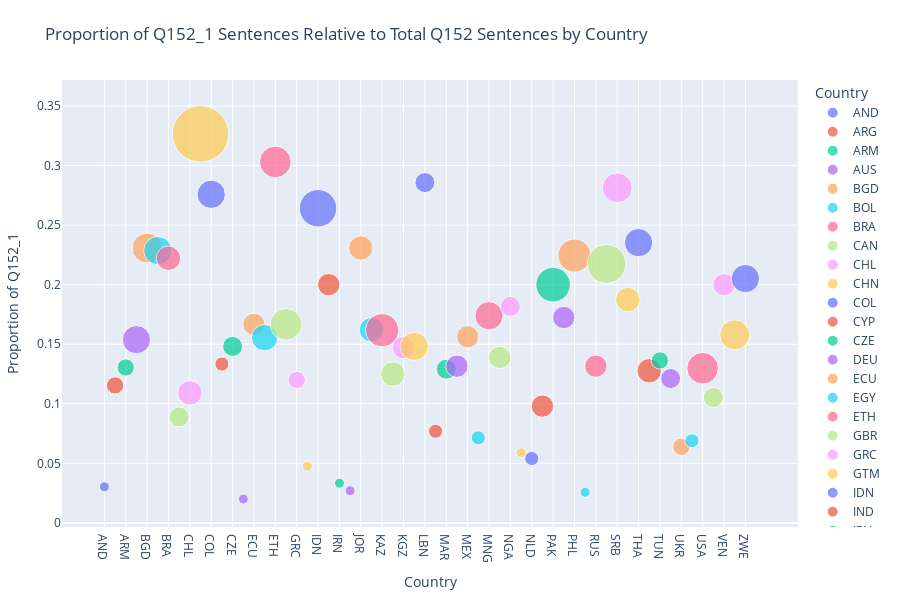

Notebook code cell kept with this figure:
### Code cell
## (Visualization -I) ##

# This code filters predicted Q152-related labels from the predictions dataset,
# calculates sentence counts and proportions of given response per country,
# prepares the data for ordered plotting,
# then creates and displays a scatter plot showing the proportion of Q152_1 sentences relative to total Q152 sentences by country,
# with point sizes representing sentence counts, x-axis showing the countries and y-axis the proportion of given response to total count responses.

%run visualize_preds_props.py

### Figure 1 — Plotly figure (JSON) as saved in the notebook; plotly's stock layout.template omitted (floating-point values rounded to 4 significant figures)
{"data": [{"hovertemplate": "<b>%{hovertext}</b><br><br>Country=%{x}<br>Proportion of Q152_1=%{y}<br>Sentence Count=%{marker.size}<extra></extra>", "hovertext": ["AND"], "legendgroup": "AND", "marker": {"color": "#636efa", "size": [1], "sizemode": "area", "sizeref": 0.02, "symbol": "circle"}, "mode": "markers", "name": "AND", "orientation": "v", "showlegend": true, "type": "scatter", "x": ["AND"], "xaxis": "x", "y": [0.0303], "yaxis": "y"}, {"hovertemplate": "<b>%{hovertext}</b><br><br>Country=%{x}<br>Proportion of Q152_1=%{y}<br>Sentence Count=%{marker.size}<extra></extra>", "hovertext": ["ARG"], "legendgroup": "ARG", "marker": {"color": "#EF553B", "size": [3], "sizemode": "area", "sizeref": 0.02, "symbol": "circle"}, "mode": "markers", "name": "ARG", "orientation": "v", "showlegend": true, "type": "scatter", "x": ["ARG"], "xaxis": "x", "y": [0.1154], "yaxis": "y"}, {"hovertemplate": "<b>%{hovertext}</b><br><br>Country=%{x}<br>Proportion of Q152_1=%{y}<br>Sentence Count=%{marker.size}<extra></extra>", "hovertext": ["ARM"], "legendgroup": "ARM", "marker": {"color": "#00cc96", "size": [3], "sizemode": "area", "sizeref": 0.02, "symbol": "circle"}, "mode": "markers", "name": "ARM", "orientation": "v", "showlegend": true, "type": "scatter", "x": ["ARM"], "xaxis": "x", "y": [0.1304], "yaxis": "y"}, {"hovertemplate": "<b>%{hovertext}</b><br><br>Country=%{x}<br>Proportion of Q152_1=%{y}<br>Sentence Count=%{marker.size}<extra></extra>", "hovertext": ["AUS"], "legendgroup": "AUS", "marker": {"color": "#ab63fa", "size": [8], "sizemode": "area", "sizeref": 0.02, "symbol": "circle"}, "mode": "markers", "name": "AUS", "orientation": "v", "showlegend": true, "type": "scatter", "x": ["AUS"], "xaxis": "x", "y": [0.1538], "yaxis": "y"}, {"hovertemplate": "<b>%{hovertext}</b><br><br>Country=%{x}<br>Proportion of Q152_1=%{y}<br>Sentence Count=%{marker.size}<extra></extra>", "hovertext": ["BGD"], "legendgroup": "BGD", "marker": {"color": "#FFA15A", "size": [9], "sizemode": "area", "sizeref": 0.02, "symbol": "circle"}, "mode": "markers", "name": "BGD", "orientation": "v", "showlegend": true, "type": "scatter", "x": ["BGD"], "xaxis": "x", "y": [0.2308], "yaxis": "y"}, {"hovertemplate": "<b>%{hovertext}</b><br><br>Country=%{x}<br>Proportion of Q152_1=%{y}<br>Sentence Count=%{marker.size}<extra></extra>", "hovertext": ["BOL"], "legendgroup": "BOL", "marker": {"color": "#19d3f3", "size": [8], "sizemode": "area", "sizeref": 0.02, "symbol": "circle"}, "mode": "markers", "name": "BOL", "orientation": "v", "showlegend": true, "type": "scatter", "x": ["BOL"], "xaxis": "x", "y": [0.2286], "yaxis": "y"}, {"hovertemplate": "<b>%{hovertext}</b><br><br>Country=%{x}<br>Proportion of Q152_1=%{y}<br>Sentence Count=%{marker.size}<extra></extra>", "hovertext": ["BRA"], "legendgroup": "BRA", "marker": {"color": "#FF6692", "size": [6], "sizemode": "area", "sizeref": 0.02, "symbol": "circle"}, "mode": "markers", "name": "BRA", "orientation": "v", "showlegend": true, "type": "scatter", "x": ["BRA"], "xaxis": "x", "y": [0.2222], "yaxis": "y"}, {"hovertemplate": "<b>%{hovertext}</b><br><br>Country=%{x}<br>Proportion of Q152_1=%{y}<br>Sentence Count=%{marker.size}<extra></extra>", "hovertext": ["CAN"], "legendgroup": "CAN", "marker": {"color": "#B6E880", "size": [4], "sizemode": "area", "sizeref": 0.02, "symbol": "circle"}, "mode": "markers", "name": "CAN", "orientation": "v", "showlegend": true, "type": "scatter", "x": ["CAN"], "xaxis": "x", "y": [0.08889], "yaxis": "y"}, {"hovertemplate": "<b>%{hovertext}</b><br><br>Country=%{x}<br>Proportion of Q152_1=%{y}<br>Sentence Count=%{marker.size}<extra></extra>", "hovertext": ["CHL"], "legendgroup": "CHL", "marker": {"color": "#FF97FF", "size": [6], "sizemode": "area", "sizeref": 0.02, "symbol": "circle"}, "mode": "markers", "name": "CHL", "orientation": "v", "showlegend": true, "type": "scatter", "x": ["CHL"], "xaxis": "x", "y": [0.1091], "yaxis": "y"}, {"hovertemplate": "<b>%{hovertext}</b><br><br>Country=%{x}<br>Proportion of Q152_1=%{y}<br>Sentence Count=%{marker.size}<extra></extra>", "hovertext": ["CHN"], "legendgroup": "CHN", "marker": {"color": "#FECB52", "size": [32], "sizemode": "area", "sizeref": 0.02, "symbol": "circle"}, "mode": "markers", "name": "CHN", "orientation": "v", "showlegend": true, "type": "scatter", "x": ["CHN"], "xaxis": "x", "y": [0.3265], "yaxis": "y"}, {"hovertemplate": "<b>%{hovertext}</b><br><br>Country=%{x}<br>Proportion of Q152_1=%{y}<br>Sentence Count=%{marker.size}<extra></extra>", "hovertext": ["COL"], "legendgroup": "COL", "marker": {"color": "#636efa", "size": [8], "sizemode": "area", "sizeref": 0.02, "symbol": "circle"}, "mode": "markers", "name": "COL", "orientation": "v", "showlegend": true, "type": "scatter", "x": ["COL"], "xaxis": "x", "y": [0.2759], "yaxis": "y"}, {"hovertemplate": "<b>%{hovertext}</b><br><br>Country=%{x}<br>Proportion of Q152_1=%{y}<br>Sentence Count=%{marker.size}<extra></extra>", "hovertext": ["CYP"], "legendgroup": "CYP", "marker": {"color": "#EF553B", "size": [2], "sizemode": "area", "sizeref": 0.02, "symbol": "circle"}, "mode": "markers", "name": "CYP", "orientation": "v", "showlegend": true, "type": "scatter", "x": ["CYP"], "xaxis": "x", "y": [0.1333], "yaxis": "y"}, {"hovertemplate": "<b>%{hovertext}</b><br><br>Country=%{x}<br>Proportion of Q152_1=%{y}<br>Sentence Count=%{marker.size}<extra></extra>", "hovertext": ["CZE"], "legendgroup": "CZE", "marker": {"color": "#00cc96", "size": [4], "sizemode": "area", "sizeref": 0.02, "symbol": "circle"}, "mode": "markers", "name": "CZE", "orientation": "v", "showlegend": true, "type": "scatter", "x": ["CZE"], "xaxis": "x", "y": [0.1481], "yaxis": "y"}, {"hovertemplate": "<b>%{hovertext}</b><br><br>Country=%{x}<br>Proportion of Q152_1=%{y}<br>Sentence Count=%{marker.size}<extra></extra>", "hovertext": ["DEU"], "legendgroup": "DEU", "marker": {"color": "#ab63fa", "size": [1], "sizemode": "area", "sizeref": 0.02, "symbol": "circle"}, "mode": "markers", "name": "DEU", "orientation": "v", "showlegend": true, "type": "scatter", "x": ["DEU"], "xaxis": "x", "y": [0.02], "yaxis": "y"}, {"hovertemplate": "<b>%{hovertext}</b><br><br>Country=%{x}<br>Proportion of Q152_1=%{y}<br>Sentence Count=%{marker.size}<extra></extra>", "hovertext": ["ECU"], "legendgroup": "ECU", "marker": {"color": "#FFA15A", "size": [5], "sizemode": "area", "sizeref": 0.02, "symbol": "circle"}, "mode": "markers", "name": "ECU", "orientation": "v", "showlegend": true, "type": "scatter", "x": ["ECU"], "xaxis": "x", "y": [0.1667], "yaxis": "y"}, {"hovertemplate": "<b>%{hovertext}</b><br><br>Country=%{x}<br>Proportion of Q152_1=%{y}<br>Sentence Count=%{marker.size}<extra></extra>", "hovertext": ["EGY"], "legendgroup": "EGY", "marker": {"color": "#19d3f3", "size": [7], "sizemode": "area", "sizeref": 0.02, "symbol": "circle"}, "mode": "markers", "name": "EGY", "orientation": "v", "showlegend": true, "type": "scatter", "x": ["EGY"], "xaxis": "x", "y": [0.1556], "yaxis": "y"}, {"hovertemplate": "<b>%{hovertext}</b><br><br>Country=%{x}<br>Proportion of Q152_1=%{y}<br>Sentence Count=%{marker.size}<extra></extra>", "hovertext": ["ETH"], "legendgroup": "ETH", "marker": {"color": "#FF6692", "size": [10], "sizemode": "area", "sizeref": 0.02, "symbol": "circle"}, "mode": "markers", "name": "ETH", "orientation": "v", "showlegend": true, "type": "scatter", "x": ["ETH"], "xaxis": "x", "y": [0.303], "yaxis": "y"}, {"hovertemplate": "<b>%{hovertext}</b><br><br>Country=%{x}<br>Proportion of Q152_1=%{y}<br>Sentence Count=%{marker.size}<extra></extra>", "hovertext": ["GBR"], "legendgroup": "GBR", "marker": {"color": "#B6E880", "size": [10], "sizemode": "area", "sizeref": 0.02, "symbol": "circle"}, "mode": "markers", "name": "GBR", "orientation": "v", "showlegend": true, "type": "scatter", "x": ["GBR"], "xaxis": "x", "y": [0.1667], "yaxis": "y"}, {"hovertemplate": "<b>%{hovertext}</b><br><br>Country=%{x}<br>Proportion of Q152_1=%{y}<br>Sentence Count=%{marker.size}<extra></extra>", "hovertext": ["GRC"], "legendgroup": "GRC", "marker": {"color": "#FF97FF", "size": [3], "sizemode": "area", "sizeref": 0.02, "symbol": "circle"}, "mode": "markers", "name": "GRC", "orientation": "v", "showlegend": true, "type": "scatter", "x": ["GRC"], "xaxis": "x", "y": [0.12], "yaxis": "y"}, {"hovertemplate": "<b>%{hovertext}</b><br><br>Country=%{x}<br>Proportion of Q152_1=%{y}<br>Sentence Count=%{marker.size}<extra></extra>", "hovertext": ["GTM"], "legendgroup": "GTM", "marker": {"color": "#FECB52", "size": [1], "sizemode": "area", "sizeref": 0.02, "symbol": "circle"}, "mode": "markers", "name": "GTM", "orientation": "v", "showlegend": true, "type": "scatter", "x": ["GTM"], "xaxis": "x", "y": [0.04762], "yaxis": "y"}, {"hovertemplate": "<b>%{hovertext}</b><br><br>Country=%{x}<br>Proportion of Q152_1=%{y}<br>Sentence Count=%{marker.size}<extra></extra>", "hovertext": ["IDN"], "legendgroup": "IDN", "marker": {"color": "#636efa", "size": [14], "sizemode": "area", "sizeref": 0.02, "symbol": "circle"}, "mode": "markers", "name": "IDN", "orientation": "v", "showlegend": true, "type": "scatter", "x": ["IDN"], "xaxis": "x", "y": [0.2642], "yaxis": "y"}, {"hovertemplate": "<b>%{hovertext}</b><br><br>Country=%{x}<br>Proportion of Q152_1=%{y}<br>Sentence Count=%{marker.size}<extra></extra>", "hovertext": ["IND"], "legendgroup": "IND", "marker": {"color": "#EF553B", "size": [5], "sizemode": "area", "sizeref": 0.02, "symbol": "circle"}, "mode": "markers", "name": "IND", "orientation": "v", "showlegend": true, "type": "scatter", "x": ["IND"], "xaxis": "x", "y": [0.2], "yaxis": "y"}, {"hovertemplate": "<b>%{hovertext}</b><br><br>Country=%{x}<br>Proportion of Q152_1=%{y}<br>Sentence Count=%{marker.size}<extra></extra>", "hovertext": ["IRN"], "legendgroup": "IRN", "marker": {"color": "#00cc96", "size": [1], "sizemode": "area", "sizeref": 0.02, "symbol": "circle"}, "mode": "markers", "name": "IRN", "orientation": "v", "showlegend": true, "type": "scatter", "x": ["IRN"], "xaxis": "x", "y": [0.03333], "yaxis": "y"}, {"hovertemplate": "<b>%{hovertext}</b><br><br>Country=%{x}<br>Proportion of Q152_1=%{y}<br>Sentence Count=%{marker.size}<extra></extra>", "hovertext": ["IRQ"], "legendgroup": "IRQ", "marker": {"color": "#ab63fa", "size": [1], "sizemode": "area", "sizeref": 0.02, "symbol": "circle"}, "mode": "markers", "name": "IRQ", "orientation": "v", "showlegend": true, "type": "scatter", "x": ["IRQ"], "xaxis": "x", "y": [0.02703], "yaxis": "y"}, {"hovertemplate": "<b>%{hovertext}</b><br><br>Country=%{x}<br>Proportion of Q152_1=%{y}<br>Sentence Count=%{marker.size}<extra></extra>", "hovertext": ["JOR"], "legendgroup": "JOR", "marker": {"color": "#FFA15A", "size": [6], "sizemode": "area", "sizeref": 0.02, "symbol": "circle"}, "mode": "markers", "name": "JOR", "orientation": "v", "showlegend": true, "type": "scatter", "x": ["JOR"], "xaxis": "x", "y": [0.2308], "yaxis": "y"}, {"hovertemplate": "<b>%{hovertext}</b><br><br>Country=%{x}<br>Proportion of Q152_1=%{y}<br>Sentence Count=%{marker.size}<extra></extra>", "hovertext": ["JPN"], "legendgroup": "JPN", "marker": {"color": "#19d3f3", "size": [6], "sizemode": "area", "sizeref": 0.02, "symbol": "circle"}, "mode": "markers", "name": "JPN", "orientation": "v", "showlegend": true, "type": "scatter", "x": ["JPN"], "xaxis": "x", "y": [0.1622], "yaxis": "y"}, {"hovertemplate": "<b>%{hovertext}</b><br><br>Country=%{x}<br>Proportion of Q152_1=%{y}<br>Sentence Count=%{marker.size}<extra></extra>", "hovertext": ["KAZ"], "legendgroup": "KAZ", "marker": {"color": "#FF6692", "size": [11], "sizemode": "area", "sizeref": 0.02, "symbol": "circle"}, "mode": "markers", "name": "KAZ", "orientation": "v", "showlegend": true, "type": "scatter", "x": ["KAZ"], "xaxis": "x", "y": [0.1618], "yaxis": "y"}, {"hovertemplate": "<b>%{hovertext}</b><br><br>Country=%{x}<br>Proportion of Q152_1=%{y}<br>Sentence Count=%{marker.size}<extra></extra>", "hovertext": ["KEN"], "legendgroup": "KEN", "marker": {"color": "#B6E880", "size": [6], "sizemode": "area", "sizeref": 0.02, "symbol": "circle"}, "mode": "markers", "name": "KEN", "orientation": "v", "showlegend": true, "type": "scatter", "x": ["KEN"], "xaxis": "x", "y": [0.125], "yaxis": "y"}, {"hovertemplate": "<b>%{hovertext}</b><br><br>Country=%{x}<br>Proportion of Q152_1=%{y}<br>Sentence Count=%{marker.size}<extra></extra>", "hovertext": ["KGZ"], "legendgroup": "KGZ", "marker": {"color": "#FF97FF", "size": [5], "sizemode": "area", "sizeref": 0.02, "symbol": "circle"}, "mode": "markers", "name": "KGZ", "orientation": "v", "showlegend": true, "type": "scatter", "x": ["KGZ"], "xaxis": "x", "y": [0.1471], "yaxis": "y"}, {"hovertemplate": "<b>%{hovertext}</b><br><br>Country=%{x}<br>Proportion of Q152_1=%{y}<br>Sentence Count=%{marker.size}<extra></extra>", "hovertext": ["KOR"], "legendgroup": "KOR", "marker": {"color": "#FECB52", "size": [8], "sizemode": "area", "sizeref": 0.02, "symbol": "circle"}, "mode": "markers", "name": "KOR", "orientation": "v", "showlegend": true, "type": "scatter", "x": ["KOR"], "xaxis": "x", "y": [0.1481], "yaxis": "y"}, {"hovertemplate": "<b>%{hovertext}</b><br><br>Country=%{x}<br>Proportion of Q152_1=%{y}<br>Sentence Count=%{marker.size}<extra></extra>", "hovertext": ["LBN"], "legendgroup": "LBN", "marker": {"color": "#636efa", "size": [4], "sizemode": "area", "sizeref": 0.02, "symbol": "circle"}, "mode": "markers", "name": "LBN", "orientation": "v", "showlegend": true, "type": "scatter", "x": ["LBN"], "xaxis": "x", "y": [0.2857], "yaxis": "y"}, {"hovertemplate": "<b>%{hovertext}</b><br><br>Country=%{x}<br>Proportion of Q152_1=%{y}<br>Sentence Count=%{marker.size}<extra></extra>", "hovertext": ["LBY"], "legendgroup": "LBY", "marker": {"color": "#EF553B", "size": [2], "sizemode": "area", "sizeref": 0.02, "symbol": "circle"}, "mode": "markers", "name": "LBY", "orientation": "v", "showlegend": true, "type": "scatter", "x": ["LBY"], "xaxis": "x", "y": [0.07692], "yaxis": "y"}, {"hovertemplate": "<b>%{hovertext}</b><br><br>Country=%{x}<br>Proportion of Q152_1=%{y}<br>Sentence Count=%{marker.size}<extra></extra>", "hovertext": ["MAR"], "legendgroup": "MAR", "marker": {"color": "#00cc96", "size": [4], "sizemode": "area", "sizeref": 0.02, "symbol": "circle"}, "mode": "markers", "name": "MAR", "orientation": "v", "showlegend": true, "type": "scatter", "x": ["MAR"], "xaxis": "x", "y": [0.129], "yaxis": "y"}, {"hovertemplate": "<b>%{hovertext}</b><br><br>Country=%{x}<br>Proportion of Q152_1=%{y}<br>Sentence Count=%{marker.size}<extra></extra>", "hovertext": ["MDV"], "legendgroup": "MDV", "marker": {"color": "#ab63fa", "size": [5], "sizemode": "area", "sizeref": 0.02, "symbol": "circle"}, "mode": "markers", "name": "MDV", "orientation": "v", "showlegend": true, "type": "scatter", "x": ["MDV"], "xaxis": "x", "y": [0.1316], "yaxis": "y"}, {"hovertemplate": "<b>%{hovertext}</b><br><br>Country=%{x}<br>Proportion of Q152_1=%{y}<br>Sentence Count=%{marker.size}<extra></extra>", "hovertext": ["MEX"], "legendgroup": "MEX", "marker": {"color": "#FFA15A", "size": [5], "sizemode": "area", "sizeref": 0.02, "symbol": "circle"}, "mode": "markers", "name": "MEX", "orientation": "v", "showlegend": true, "type": "scatter", "x": ["MEX"], "xaxis": "x", "y": [0.1562], "yaxis": "y"}, {"hovertemplate": "<b>%{hovertext}</b><br><br>Country=%{x}<br>Proportion of Q152_1=%{y}<br>Sentence Count=%{marker.size}<extra></extra>", "hovertext": ["MMR"], "legendgroup": "MMR", "marker": {"color": "#19d3f3", "size": [2], "sizemode": "area", "sizeref": 0.02, "symbol": "circle"}, "mode": "markers", "name": "MMR", "orientation": "v", "showlegend": true, "type": "scatter", "x": ["MMR"], "xaxis": "x", "y": [0.07143], "yaxis": "y"}, {"hovertemplate": "<b>%{hovertext}</b><br><br>Country=%{x}<br>Proportion of Q152_1=%{y}<br>Sentence Count=%{marker.size}<extra></extra>", "hovertext": ["MNG"], "legendgroup": "MNG", "marker": {"color": "#FF6692", "size": [8], "sizemode": "area", "sizeref": 0.02, "symbol": "circle"}, "mode": "markers", "name": "MNG", "orientation": "v", "showlegend": true, "type": "scatter", "x": ["MNG"], "xaxis": "x", "y": [0.1739], "yaxis": "y"}, {"hovertemplate": "<b>%{hovertext}</b><br><br>Country=%{x}<br>Proportion of Q152_1=%{y}<br>Sentence Count=%{marker.size}<extra></extra>", "hovertext": ["MYS"], "legendgroup": "MYS", "marker": {"color": "#B6E880", "size": [5], "sizemode": "area", "sizeref": 0.02, "symbol": "circle"}, "mode": "markers", "name": "MYS", "orientation": "v", "showlegend": true, "type": "scatter", "x": ["MYS"], "xaxis": "x", "y": [0.1389], "yaxis": "y"}, {"hovertemplate": "<b>%{hovertext}</b><br><br>Country=%{x}<br>Proportion of Q152_1=%{y}<br>Sentence Count=%{marker.size}<extra></extra>", "hovertext": ["NGA"], "legendgroup": "NGA", "marker": {"color": "#FF97FF", "size": [4], "sizemode": "area", "sizeref": 0.02, "symbol": "circle"}, "mode": "markers", "name": "NGA", "orientation": "v", "showlegend": true, "type": "scatter", "x": ["NGA"], "xaxis": "x", "y": [0.1818], "yaxis": "y"}, {"hovertemplate": "<b>%{hovertext}</b><br><br>Country=%{x}<br>Proportion of Q152_1=%{y}<br>Sentence Count=%{marker.size}<extra></extra>", "hovertext": ["NIC"], "legendgroup": "NIC", "marker": {"color": "#FECB52", "size": [1], "sizemode": "area", "sizeref": 0.02, "symbol": "circle"}, "mode": "markers", "name": "NIC", "orientation": "v", "showlegend": true, "type": "scatter", "x": ["NIC"], "xaxis": "x", "y": [0.05882], "yaxis": "y"}, {"hovertemplate": "<b>%{hovertext}</b><br><br>Country=%{x}<br>Proportion of Q152_1=%{y}<br>Sentence Count=%{marker.size}<extra></extra>", "hovertext": ["NLD"], "legendgroup": "NLD", "marker": {"color": "#636efa", "size": [2], "sizemode": "area", "sizeref": 0.02, "symbol": "circle"}, "mode": "markers", "name": "NLD", "orientation": "v", "showlegend": true, "type": "scatter", "x": ["NLD"], "xaxis": "x", "y": [0.05405], "yaxis": "y"}, {"hovertemplate": "<b>%{hovertext}</b><br><br>Country=%{x}<br>Proportion of Q152_1=%{y}<br>Sentence Count=%{marker.size}<extra></extra>", "hovertext": ["NZL"], "legendgroup": "NZL", "marker": {"color": "#EF553B", "size": [5], "sizemode": "area", "sizeref": 0.02, "symbol": "circle"}, "mode": "markers", "name": "NZL", "orientation": "v", "showlegend": true, "type": "scatter", "x": ["NZL"], "xaxis": "x", "y": [0.09804], "yaxis": "y"}, {"hovertemplate": "<b>%{hovertext}</b><br><br>Country=%{x}<br>Proportion of Q152_1=%{y}<br>Sentence Count=%{marker.size}<extra></extra>", "hovertext": ["PAK"], "legendgroup": "PAK", "marker": {"color": "#00cc96", "size": [12], "sizemode": "area", "sizeref": 0.02, "symbol": "circle"}, "mode": "markers", "name": "PAK", "orientation": "v", "showlegend": true, "type": "scatter", "x": ["PAK"], "xaxis": "x", "y": [0.2], "yaxis": "y"}, {"hovertemplate": "<b>%{hovertext}</b><br><br>Country=%{x}<br>Proportion of Q152_1=%{y}<br>Sentence Count=%{marker.size}<extra></extra>", "hovertext": ["PER"], "legendgroup": "PER", "marker": {"color": "#ab63fa", "size": [5], "sizemode": "area", "sizeref": 0.02, "symbol": "circle"}, "mode": "markers", "name": "PER", "orientation": "v", "showlegend": true, "type": "scatter", "x": ["PER"], "xaxis": "x", "y": [0.1724], "yaxis": "y"}, {"hovertemplate": "<b>%{hovertext}</b><br><br>Country=%{x}<br>Proportion of Q152_1=%{y}<br>Sentence Count=%{marker.size}<extra></extra>", "hovertext": ["PHL"], "legendgroup": "PHL", "marker": {"color": "#FFA15A", "size": [11], "sizemode": "area", "sizeref": 0.02, "symbol": "circle"}, "mode": "markers", "name": "PHL", "orientation": "v", "showlegend": true, "type": "scatter", "x": ["PHL"], "xaxis": "x", "y": [0.2245], "yaxis": "y"}, {"hovertemplate": "<b>%{hovertext}</b><br><br>Country=%{x}<br>Proportion of Q152_1=%{y}<br>Sentence Count=%{marker.size}<extra></extra>", "hovertext": ["ROU"], "legendgroup": "ROU", "marker": {"color": "#19d3f3", "size": [1], "sizemode": "area", "sizeref": 0.02, "symbol": "circle"}, "mode": "markers", "name": "ROU", "orientation": "v", "showlegend": true, "type": "scatter", "x": ["ROU"], "xaxis": "x", "y": [0.02564], "yaxis": "y"}, {"hovertemplate": "<b>%{hovertext}</b><br><br>Country=%{x}<br>Proportion of Q152_1=%{y}<br>Sentence Count=%{marker.size}<extra></extra>", "hovertext": ["RUS"], "legendgroup": "RUS", "marker": {"color": "#FF6692", "size": [5], "sizemode": "area", "sizeref": 0.02, "symbol": "circle"}, "mode": "markers", "name": "RUS", "orientation": "v", "showlegend": true, "type": "scatter", "x": ["RUS"], "xaxis": "x", "y": [0.1316], "yaxis": "y"}, {"hovertemplate": "<b>%{hovertext}</b><br><br>Country=%{x}<br>Proportion of Q152_1=%{y}<br>Sentence Count=%{marker.size}<extra></extra>", "hovertext": ["SGP"], "legendgroup": "SGP", "marker": {"color": "#B6E880", "size": [15], "sizemode": "area", "sizeref": 0.02, "symbol": "circle"}, "mode": "markers", "name": "SGP", "orientation": "v", "showlegend": true, "type": "scatter", "x": ["SGP"], "xaxis": "x", "y": [0.2174], "yaxis": "y"}, {"hovertemplate": "<b>%{hovertext}</b><br><br>Country=%{x}<br>Proportion of Q152_1=%{y}<br>Sentence Count=%{marker.size}<extra></extra>", "hovertext": ["SRB"], "legendgroup": "SRB", "marker": {"color": "#FF97FF", "size": [9], "sizemode": "area", "sizeref": 0.02, "symbol": "circle"}, "mode": "markers", "name": "SRB", "orientation": "v", "showlegend": true, "type": "scatter", "x": ["SRB"], "xaxis": "x", "y": [0.2812], "yaxis": "y"}, {"hovertemplate": "<b>%{hovertext}</b><br><br>Country=%{x}<br>Proportion of Q152_1=%{y}<br>Sentence Count=%{marker.size}<extra></extra>", "hovertext": ["SVK"], "legendgroup": "SVK", "marker": {"color": "#FECB52", "size": [6], "sizemode": "area", "sizeref": 0.02, "symbol": "circle"}, "mode": "markers", "name": "SVK", "orientation": "v", "showlegend": true, "type": "scatter", "x": ["SVK"], "xaxis": "x", "y": [0.1875], "yaxis": "y"}, {"hovertemplate": "<b>%{hovertext}</b><br><br>Country=%{x}<br>Proportion of Q152_1=%{y}<br>Sentence Count=%{marker.size}<extra></extra>", "hovertext": ["THA"], "legendgroup": "THA", "marker": {"color": "#636efa", "size": [8], "sizemode": "area", "sizeref": 0.02, "symbol": "circle"}, "mode": "markers", "name": "THA", "orientation": "v", "showlegend": true, "type": "scatter", "x": ["THA"], "xaxis": "x", "y": [0.2353], "yaxis": "y"}, {"hovertemplate": "<b>%{hovertext}</b><br><br>Country=%{x}<br>Proportion of Q152_1=%{y}<br>Sentence Count=%{marker.size}<extra></extra>", "hovertext": ["TJK"], "legendgroup": "TJK", "marker": {"color": "#EF553B", "size": [6], "sizemode": "area", "sizeref": 0.02, "symbol": "circle"}, "mode": "markers", "name": "TJK", "orientation": "v", "showlegend": true, "type": "scatter", "x": ["TJK"], "xaxis": "x", "y": [0.1277], "yaxis": "y"}, {"hovertemplate": "<b>%{hovertext}</b><br><br>Country=%{x}<br>Proportion of Q152_1=%{y}<br>Sentence Count=%{marker.size}<extra></extra>", "hovertext": ["TUN"], "legendgroup": "TUN", "marker": {"color": "#00cc96", "size": [3], "sizemode": "area", "sizeref": 0.02, "symbol": "circle"}, "mode": "markers", "name": "TUN", "orientation": "v", "showlegend": true, "type": "scatter", "x": ["TUN"], "xaxis": "x", "y": [0.1364], "yaxis": "y"}, {"hovertemplate": "<b>%{hovertext}</b><br><br>Country=%{x}<br>Proportion of Q152_1=%{y}<br>Sentence Count=%{marker.size}<extra></extra>", "hovertext": ["TUR"], "legendgroup": "TUR", "marker": {"color": "#ab63fa", "size": [4], "sizemode": "area", "sizeref": 0.02, "symbol": "circle"}, "mode": "markers", "name": "TUR", "orientation": "v", "showlegend": true, "type": "scatter", "x": ["TUR"], "xaxis": "x", "y": [0.1212], "yaxis": "y"}, {"hovertemplate": "<b>%{hovertext}</b><br><br>Country=%{x}<br>Proportion of Q152_1=%{y}<br>Sentence Count=%{marker.size}<extra></extra>", "hovertext": ["UKR"], "legendgroup": "UKR", "marker": {"color": "#FFA15A", "size": [3], "sizemode": "area", "sizeref": 0.02, "symbol": "circle"}, "mode": "markers", "name": "UKR", "orientation": "v", "showlegend": true, "type": "scatter", "x": ["UKR"], "xaxis": "x", "y": [0.06383], "yaxis": "y"}, {"hovertemplate": "<b>%{hovertext}</b><br><br>Country=%{x}<br>Proportion of Q152_1=%{y}<br>Sentence Count=%{marker.size}<extra></extra>", "hovertext": ["URY"], "legendgroup": "URY", "marker": {"color": "#19d3f3", "size": [2], "sizemode": "area", "sizeref": 0.02, "symbol": "circle"}, "mode": "markers", "name": "URY", "orientation": "v", "showlegend": true, "type": "scatter", "x": ["URY"], "xaxis": "x", "y": [0.06897], "yaxis": "y"}, {"hovertemplate": "<b>%{hovertext}</b><br><br>Country=%{x}<br>Proportion of Q152_1=%{y}<br>Sentence Count=%{marker.size}<extra></extra>", "hovertext": ["USA"], "legendgroup": "USA", "marker": {"color": "#FF6692", "size": [10], "sizemode": "area", "sizeref": 0.02, "symbol": "circle"}, "mode": "markers", "name": "USA", "orientation": "v", "showlegend": true, "type": "scatter", "x": ["USA"], "xaxis": "x", "y": [0.1299], "yaxis": "y"}, {"hovertemplate": "<b>%{hovertext}</b><br><br>Country=%{x}<br>Proportion of Q152_1=%{y}<br>Sentence Count=%{marker.size}<extra></extra>", "hovertext": ["UZB"], "legendgroup": "UZB", "marker": {"color": "#B6E880", "size": [4], "sizemode": "area", "sizeref": 0.02, "symbol": "circle"}, "mode": "markers", "name": "UZB", "orientation": "v", "showlegend": true, "type": "scatter", "x": ["UZB"], "xaxis": "x", "y": [0.1053], "yaxis": "y"}, {"hovertemplate": "<b>%{hovertext}</b><br><br>Country=%{x}<br>Proportion of Q152_1=%{y}<br>Sentence Count=%{marker.size}<extra></extra>", "hovertext": ["VEN"], "legendgroup": "VEN", "marker": {"color": "#FF97FF", "size": [5], "sizemode": "area", "sizeref": 0.02, "symbol": "circle"}, "mode": "markers", "name": "VEN", "orientation": "v", "showlegend": true, "type": "scatter", "x": ["VEN"], "xaxis": "x", "y": [0.2], "yaxis": "y"}, {"hovertemplate": "<b>%{hovertext}</b><br><br>Country=%{x}<br>Proportion of Q152_1=%{y}<br>Sentence Count=%{marker.size}<extra></extra>", "hovertext": ["VNM"], "legendgroup": "VNM", "marker": {"color": "#FECB52", "size": [9], "sizemode": "area", "sizeref": 0.02, "symbol": "circle"}, "mode": "markers", "name": "VNM", "orientation": "v", "showlegend": true, "type": "scatter", "x": ["VNM"], "xaxis": "x", "y": [0.1579], "yaxis": "y"}, {"hovertemplate": "<b>%{hovertext}</b><br><br>Country=%{x}<br>Proportion of Q152_1=%{y}<br>Sentence Count=%{marker.size}<extra></extra>", "hovertext": ["ZWE"], "legendgroup": "ZWE", "marker": {"color": "#636efa", "size": [8], "sizemode": "area", "sizeref": 0.02, "symbol": "circle"}, "mode": "markers", "name": "ZWE", "orientation": "v", "showlegend": true, "type": "scatter", "x": ["ZWE"], "xaxis": "x", "y": [0.2051], "yaxis": "y"}], "layout": {"height": 600, "legend": {"itemsizing": "constant", "title": {"text": "Country"}, "tracegroupgap": 0}, "margin": {"b": 40, "l": 40, "r": 40, "t": 80}, "title": {"text": "Proportion of Q152_1 Sentences Relative to Total Q152 Sentences by Country"}, "xaxis": {"anchor": "y", "categoryarray": ["AND", "ARG", "ARM", "AUS", "BGD", "BOL", "BRA", "CAN", "CHL", "CHN", "COL", "CYP", "CZE", "DEU", "ECU", "EGY", "ETH", "GBR", "GRC", "GTM", "IDN", "IND", "IRN", "IRQ", "JOR", "JPN", "KAZ", "KEN", "KGZ", "KOR", "LBN", "LBY", "MAR", "MDV", "MEX", "MMR", "MNG", "MYS", "NGA", "NIC", "NLD", "NZL", "PAK", "PER", "PHL", "ROU", "RUS", "SGP", "SRB", "SVK", "THA", "TJK", "TUN", "TUR", "UKR", "URY", "USA", "UZB", "VEN", "VNM", "ZWE"], "categoryorder": "array", "domain": [0, 1], "title": {"text": "Country"}}, "yaxis": {"anchor": "x", "domain": [0, 1], "title": {"text": "Proportion of Q152_1"}}}}
